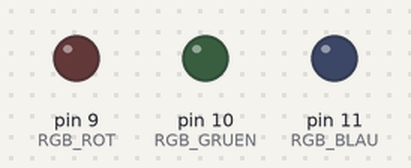
The sketch below on a simulated Arduino Uno, built with avr-gcc and run on an emulated ATmega328P. On the bench: output pins drawn as LEDs (lit = HIGH).

Above: at 0.6 s.
At 1.9 s:
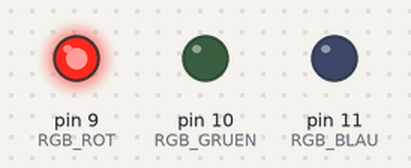
At 4.5 s:
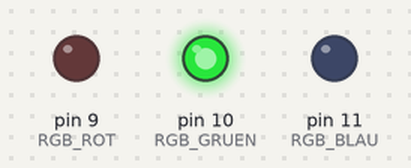
At 7.0 s:
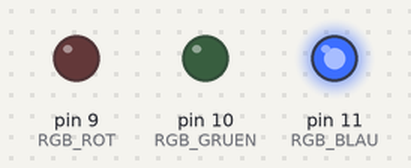
Timing chart, 0 to 10.1 s (numbered marks = the images above):
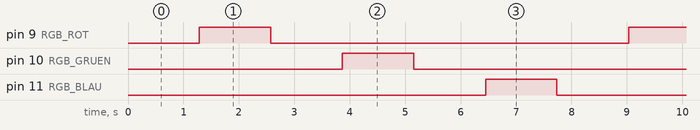

Measured:
- by itself, pin 9 (RGB_ROT), pin 10 (RGB_GRUEN), pin 11 (RGB_BLAU): alternates HIGH for 1.3 s and LOW for 6.5 s

The sketch:

RGB_fading.ino
```cpp
// Damit es richtig funktioniert sollten es PWM Pins sein
const int RGB_ROT = 9;
const int RGB_GRUEN = 10;
const int RGB_BLAU = 11;

void setup()
{
  // Alle LED Pins auf Output
  pinMode(RGB_ROT, OUTPUT);
  pinMode(RGB_GRUEN, OUTPUT);
  pinMode(RGB_BLAU, OUTPUT);
}

void loop()
{
  int i;
  //Rot
  for(i = 0; i < 256; i++)
  {
    setColor(i,0,0);
    delay(5);
  }

  for(i = 256; i >= 0; i--)
  {
    setColor(i,0,0);
    delay(5);
  }

  // Grün
  for(i = 0; i < 256; i++)
  {
    setColor(0,i,0);
    delay(5);
  }

  for(i = 256; i >= 0; i--)
  {
    setColor(0,i,0);
    delay(5);
  }

  // Blau
  for(i = 0; i < 256; i++)
  {
    setColor(0,0,i);
    delay(5);
  }

  for(i = 256; i >= 0; i--)
  {
    setColor(0,0,i);
    delay(5);
  }
}

// Externe funktion um RGB auf bestimmten Wert zu setzen
void setColor(int rot, int gruen, int blau)
{
  analogWrite(RGB_ROT, rot);
  analogWrite(RGB_GRUEN, gruen);
  analogWrite(RGB_BLAU, blau);
}
```
